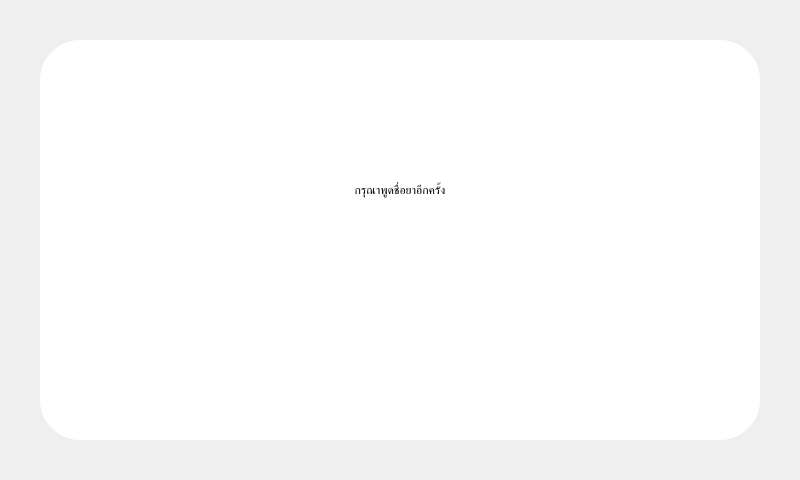
<?xml version="1.0" encoding="UTF-8"?>
<ui version="4.0">
 <class>bankground_input_voice_again</class>
 <widget class="QDialog" name="bankground_input_voice_again">
  <property name="geometry">
   <rect>
    <x>0</x>
    <y>0</y>
    <width>800</width>
    <height>480</height>
   </rect>
  </property>
  <property name="windowTitle">
   <string>Dialog</string>
  </property>
  <property name="styleSheet">
   <string notr="true">QWidget#bankground_input_pill_name_again{
background-color: #97C7F9}</string>
  </property>
  <widget class="QFrame" name="frame_of_input_voice_again">
   <property name="geometry">
    <rect>
     <x>40</x>
     <y>40</y>
     <width>720</width>
     <height>400</height>
    </rect>
   </property>
   <property name="styleSheet">
    <string notr="true">background-color: rgb(255, 255, 255);
border-radius:40px</string>
   </property>
   <property name="frameShape">
    <enum>QFrame::StyledPanel</enum>
   </property>
   <property name="frameShadow">
    <enum>QFrame::Raised</enum>
   </property>
   <widget class="QLabel" name="question_of_input_voice_again">
    <property name="geometry">
     <rect>
      <x>185</x>
      <y>120</y>
      <width>350</width>
      <height>60</height>
     </rect>
    </property>
    <property name="styleSheet">
     <string notr="true">font: 34pt &quot;JasmineUPC&quot;;</string>
    </property>
    <property name="text">
     <string>กรุณาพูดชื่อยาอีกครั้ง</string>
    </property>
    <property name="alignment">
     <set>Qt::AlignCenter</set>
    </property>
   </widget>
   <widget class="QToolButton" name="button_input_voice_again">
    <property name="geometry">
     <rect>
      <x>290</x>
      <y>230</y>
      <width>140</width>
      <height>125</height>
     </rect>
    </property>
    <property name="styleSheet">
     <string notr="true">QToolButton#button_input_voice_again {
   background-image: url(:/newPrefix/mic_icon.png); 
   border-radius: 35;
   width:30px;
}
QToolButton#button_input_voice_again:hover {
	background-color:#24BD73;
	background-image: url(:/newPrefix/mic_icon.png);
   border-radius: 35;
   background-color:#B9D974;
	width: 170px;
	height: 100px;
}</string>
    </property>
    <property name="text">
     <string/>
    </property>
   </widget>
  </widget>
 </widget>
 <resources/>
 <connections/>
</ui>
